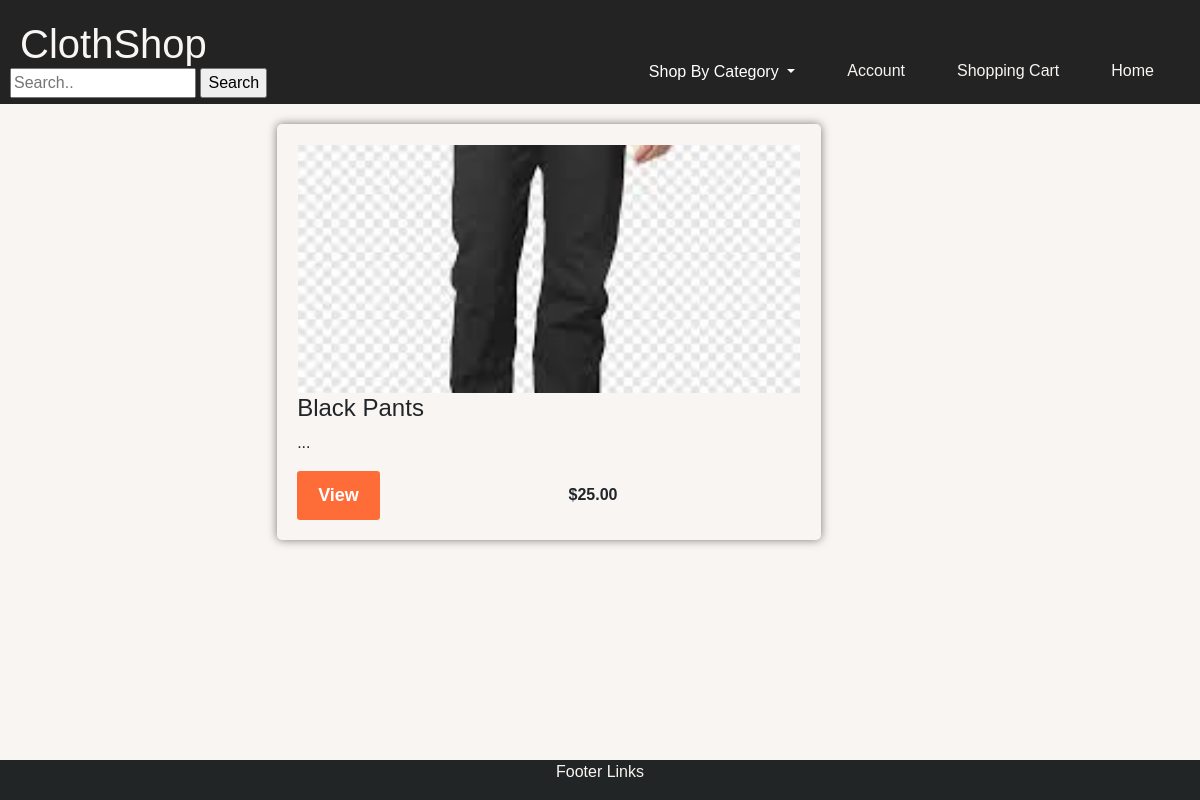
The app's page /, older data.
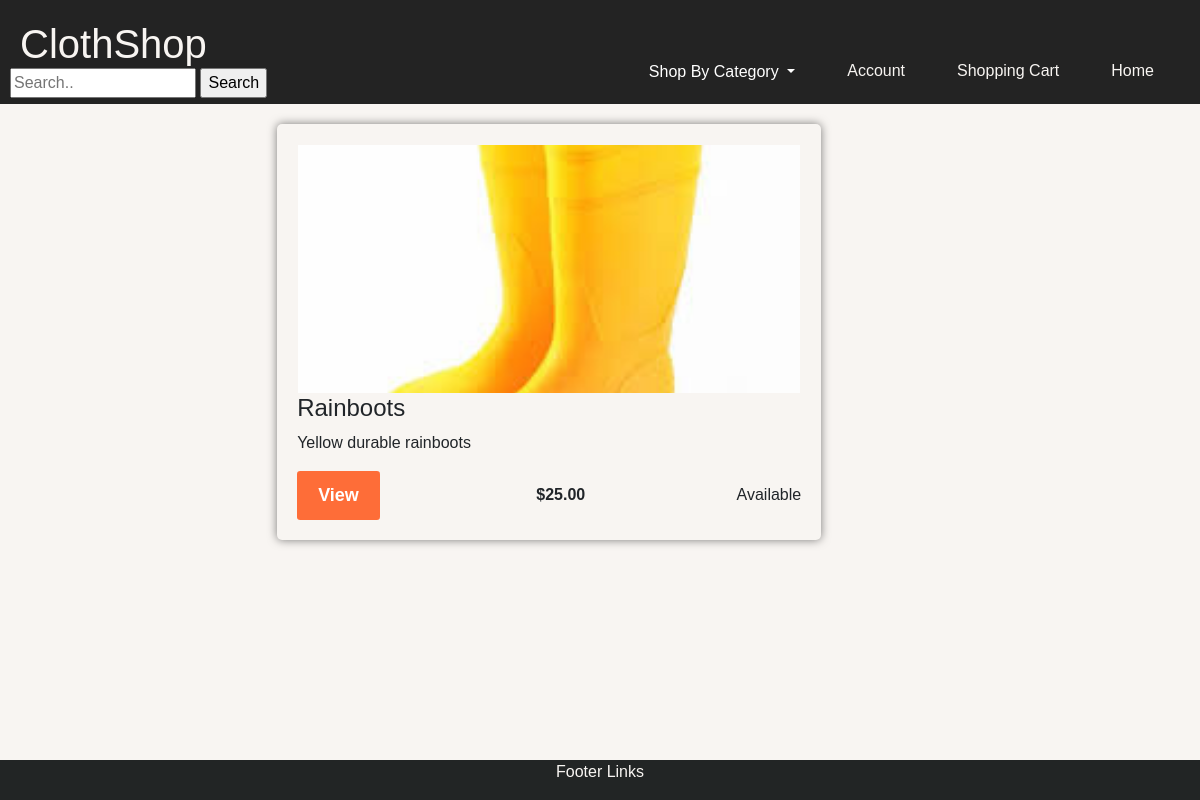
The same page, newer data.
### website/models.py (models this page shows)
class Product(models.Model):
    name = models.CharField(max_length=255)
    description = models.CharField(max_length=255)
    price = models.DecimalField(max_digits=10, decimal_places=2)
    image = models.ImageField(upload_to='images/')
    availability = models.CharField(max_length=255)

### website/views.py (the view)
# urls.py: path('', views.index, name='homepage'),
def index(request):
    products = Product.objects.all()
    return render(request, 'website/index.html', {'products': products})

### website/templates/website/index.html (shortened to what this page needs)
{% include 'website/header.html' %}
<!DOCTYPE html>
<html>
<head>
    <link href="https://cdn.jsdelivr.net/npm/bootstrap@5.0.2/dist/css/bootstrap.min.css" rel="stylesheet">
</head>
<body style = "font-family: 'Gill Sans', 'Gill Sans MT', Calibri, 'Trebuchet MS', sans-serif;">
<div class="products">
    {% for product in products %}
    <div class="product-card" id="results">
        <img class="product-image" src="{{ product.image.url }}" alt="{{ product.name }}">
        <div class="product-description">
            <h4>{{ product.name }}</h4>
            <p>{{ product.description }}</p>
        <div class = "d-flex justify-content-between align-items-center">
            <div class = "btn-group">
                <button type = "button" class="btn btn-sm">View</button>
            </div>
            <span class="product-price"> ${{ product.price }}</span>
            <div class="availability">
                {{product.availability}}
            </div>
        </div>
        </div>
        </div>
    {% endfor %}
</div>
</body>
</html>
{% include 'website/footer.html' %}

### website/templates/website/header.html (shortened to what this page needs)
{% load static %}
<!DOCTYPE html>
<html>
    <head>
    </head>
    <body>
        <div class="header">
            <h1>ClothShop</h1>
            <ul>
                <li><a href="{% url 'homepage' %}">Home</a></li>
                <li><a href="{% url 'shopping_cart' %}">Shopping Cart</a></li>
                <li class="dropdown">
                  <a href="javascript:void(0)" class="dropbtn">Account</a>
                </li>
                <li class="dropdown category-menu" >
                    <a style="color:white;" class="nav-link dropdown-toggle" href="#" role="button" data-bs-toggle="dropdown" aria-expanded="false">
                        Shop By Category
                    </a>
                </li>
            </ul>
        </div>
            <div class = "search-bar">
                <form action="{% url 'searchresults' %}" method="POST">
                    <input type="text" name="search" placeholder="Search..">
                    <input type="submit" value="Search">
                </form>
            </div>
    </body>
</html>

### website/templates/website/footer.html (shortened to what this page needs)
{% load static %}
<!DOCTYPE html>
<html>
    <head>
    </head>
    <div class = "footer">
        <p>Footer Links</p>
        </div>
</html>

### website/templates/website/header.html (style rules this page uses)
.header { margin: 0; font-family: 'Gill Sans', 'Gill Sans MT', Calibri, 'Trebuchet MS', sans-serif; background-color: #232323; color: #f8f5f2; padding:20px; }
.search-bar { float:left; margin-left: 10px; margin-right: 10px; margin-top: auto; top: 100%; transform: translateY(-120%); }
li { float: right; list-style-type: none; margin-right: 10px; margin-left: 10px; margin-top: auto; position: relative; top: 50%; transform: translateY(-60%); }
li a { display: inline-block; color: #f8f5f2; text-align: center; padding: 14px 16px; text-decoration: none; }
li.dropdown { display: inline-block; }

### website/templates/website/index.html (style rules this page uses)
body { margin: 0; background-color: #f8f5f2; }
.products { display: grid; grid-template-columns: repeat(auto-fit, minmax(300px, 1fr)); grid-gap: 20px; margin-top: 20px; }
.product-card { background-attachment: fixed; background-color: #f8f5f2; text-align: center; padding: 20px; border-radius: 5px; box-shadow: 0 0 10px rgba(0,0,0,0.5); }
.product-image { width: 100%; height: 250px; object-fit: cover; border: 1px solid #f8f5f2; }
.product-description { text-align: left; }
.product-price { text-align: left; font-weight: bold; transition: .6s; }
.btn-group .btn { background: #fe6d38; color: #fff; font-size: 18px; margin-right: 5px; padding: 10px 20px; font-weight:600; transition: all .6s ease-in; }

### website/templates/website/footer.html (style rules this page uses)
.footer { position: fixed; left: 0; bottom: 0; width: 100%; background-color: #222525; color: #f8f5f2; text-align: center; }

Row changes from the older to the newer data that the page shows:
removed Product: image (picture), name "Black Pants", description "...", price "25.00"
added Product: image (picture), name "Rainboots", description "Yellow durable rainboots", price "25.00", availability "Available"
